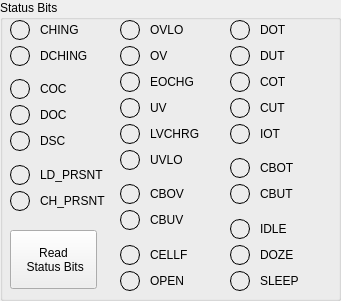
    <widget class="QGroupBox" name="groupBox_8">
     <property name="geometry">
      <rect>
       <x>760</x>
       <y>410</y>
       <width>341</width>
       <height>301</height>
      </rect>
     </property>
     <property name="sizePolicy">
      <sizepolicy hsizetype="Fixed" vsizetype="Fixed">
       <horstretch>0</horstretch>
       <verstretch>0</verstretch>
      </sizepolicy>
     </property>
     <property name="title">
      <string>Status Bits</string>
     </property>
     <widget class="QWidget" name="layoutWidget_3">
      <property name="geometry">
       <rect>
        <x>10</x>
        <y>20</y>
        <width>101</width>
        <height>191</height>
       </rect>
      </property>
      <layout class="QGridLayout" name="gridLayout_28">
       <property name="sizeConstraint">
        <enum>QLayout::SetNoConstraint</enum>
       </property>
       <property name="horizontalSpacing">
        <number>10</number>
       </property>
       <item row="0" column="1">
        <widget class="QLabel" name="label_158">
         <property name="text">
          <string>CHING</string>
         </property>
        </widget>
       </item>
       <item row="5" column="1">
        <widget class="QLabel" name="label_160">
         <property name="text">
          <string>DSC</string>
         </property>
        </widget>
       </item>
       <item row="1" column="1">
        <widget class="QLabel" name="label_157">
         <property name="text">
          <string>DCHING</string>
         </property>
        </widget>
       </item>
       <item row="3" column="0">
        <widget class="QLabel" name="bitCOClabel">
         <property name="sizePolicy">
          <sizepolicy hsizetype="Fixed" vsizetype="Fixed">
           <horstretch>0</horstretch>
           <verstretch>0</verstretch>
          </sizepolicy>
         </property>
         <property name="minimumSize">
          <size>
           <width>20</width>
           <height>20</height>
          </size>
         </property>
         <property name="styleSheet">
          <string notr="true">border-width: 1px;
border-style: solid;
border-radius: 10px;
 
</string>
         </property>
         <property name="frameShape">
          <enum>QFrame::NoFrame</enum>
         </property>
         <property name="text">
          <string>&lt;html&gt;&lt;head/&gt;&lt;body&gt;&lt;p&gt;&lt;br/&gt;&lt;/p&gt;&lt;/body&gt;&lt;/html&gt;</string>
         </property>
        </widget>
       </item>
       <item row="7" column="1">
        <widget class="QLabel" name="label_161">
         <property name="text">
          <string>LD_PRSNT</string>
         </property>
        </widget>
       </item>
       <item row="0" column="0" alignment="Qt::AlignHCenter|Qt::AlignVCenter">
        <widget class="QLabel" name="bitCHINGlabel">
         <property name="sizePolicy">
          <sizepolicy hsizetype="Fixed" vsizetype="Fixed">
           <horstretch>0</horstretch>
           <verstretch>0</verstretch>
          </sizepolicy>
         </property>
         <property name="minimumSize">
          <size>
           <width>20</width>
           <height>20</height>
          </size>
         </property>
         <property name="styleSheet">
          <string notr="true">border-width: 1px;
border-style: solid;
border-radius: 10px;
 
</string>
         </property>
         <property name="frameShape">
          <enum>QFrame::NoFrame</enum>
         </property>
         <property name="text">
          <string>&lt;html&gt;&lt;head/&gt;&lt;body&gt;&lt;p&gt;&lt;br/&gt;&lt;/p&gt;&lt;/body&gt;&lt;/html&gt;</string>
         </property>
        </widget>
       </item>
       <item row="4" column="1">
        <widget class="QLabel" name="label_159">
         <property name="text">
          <string>DOC</string>
         </property>
        </widget>
       </item>
       <item row="3" column="1">
        <widget class="QLabel" name="label_154">
         <property name="text">
          <string>COC</string>
         </property>
        </widget>
       </item>
       <item row="4" column="0">
        <widget class="QLabel" name="bitDOClabel">
         <property name="sizePolicy">
          <sizepolicy hsizetype="Fixed" vsizetype="Fixed">
           <horstretch>0</horstretch>
           <verstretch>0</verstretch>
          </sizepolicy>
         </property>
         <property name="minimumSize">
          <size>
           <width>20</width>
           <height>20</height>
          </size>
         </property>
         <property name="styleSheet">
          <string notr="true">border-width: 1px;
border-style: solid;
border-radius: 10px;
 
</string>
         </property>
         <property name="frameShape">
          <enum>QFrame::NoFrame</enum>
         </property>
         <property name="text">
          <string>&lt;html&gt;&lt;head/&gt;&lt;body&gt;&lt;p&gt;&lt;br/&gt;&lt;/p&gt;&lt;/body&gt;&lt;/html&gt;</string>
         </property>
        </widget>
       </item>
       <item row="5" column="0">
        <widget class="QLabel" name="bitDSClabel">
         <property name="sizePolicy">
          <sizepolicy hsizetype="Fixed" vsizetype="Fixed">
           <horstretch>0</horstretch>
           <verstretch>0</verstretch>
          </sizepolicy>
         </property>
         <property name="minimumSize">
          <size>
           <width>20</width>
           <height>20</height>
          </size>
         </property>
         <property name="styleSheet">
          <string notr="true">border-width: 1px;
border-style: solid;
border-radius: 10px;
 
</string>
         </property>
         <property name="frameShape">
          <enum>QFrame::NoFrame</enum>
         </property>
         <property name="text">
          <string>&lt;html&gt;&lt;head/&gt;&lt;body&gt;&lt;p&gt;&lt;br/&gt;&lt;/p&gt;&lt;/body&gt;&lt;/html&gt;</string>
         </property>
        </widget>
       </item>
       <item row="7" column="0">
        <widget class="QLabel" name="bitLDPRSNTlabel">
         <property name="sizePolicy">
          <sizepolicy hsizetype="Fixed" vsizetype="Fixed">
           <horstretch>0</horstretch>
           <verstretch>0</verstretch>
          </sizepolicy>
         </property>
         <property name="minimumSize">
          <size>
           <width>20</width>
           <height>20</height>
          </size>
         </property>
         <property name="styleSheet">
          <string notr="true">border-width: 1px;
border-style: solid;
border-radius: 10px;
 
</string>
         </property>
         <property name="frameShape">
          <enum>QFrame::NoFrame</enum>
         </property>
         <property name="text">
          <string>&lt;html&gt;&lt;head/&gt;&lt;body&gt;&lt;p&gt;&lt;br/&gt;&lt;/p&gt;&lt;/body&gt;&lt;/html&gt;</string>
         </property>
        </widget>
       </item>
       <item row="1" column="0" alignment="Qt::AlignHCenter|Qt::AlignVCenter">
        <widget class="QLabel" name="bitDCHINGlabel">
         <property name="sizePolicy">
          <sizepolicy hsizetype="Fixed" vsizetype="Fixed">
           <horstretch>0</horstretch>
           <verstretch>0</verstretch>
          </sizepolicy>
         </property>
         <property name="minimumSize">
          <size>
           <width>20</width>
           <height>20</height>
          </size>
         </property>
         <property name="styleSheet">
          <string notr="true">border-width: 1px;
border-style: solid;
border-radius: 10px;
 
</string>
         </property>
         <property name="frameShape">
          <enum>QFrame::NoFrame</enum>
         </property>
         <property name="text">
          <string>&lt;html&gt;&lt;head/&gt;&lt;body&gt;&lt;p&gt;&lt;br/&gt;&lt;/p&gt;&lt;/body&gt;&lt;/html&gt;</string>
         </property>
        </widget>
       </item>
       <item row="6" column="0">
        <spacer name="verticalSpacer_2">
         <property name="orientation">
          <enum>Qt::Vertical</enum>
         </property>
         <property name="sizeHint" stdset="0">
          <size>
           <width>20</width>
           <height>20</height>
          </size>
         </property>
        </spacer>
       </item>
       <item row="2" column="0">
        <spacer name="verticalSpacer">
         <property name="orientation">
          <enum>Qt::Vertical</enum>
         </property>
         <property name="sizeHint" stdset="0">
          <size>
           <width>20</width>
           <height>20</height>
          </size>
         </property>
        </spacer>
       </item>
       <item row="8" column="0">
        <widget class="QLabel" name="bitCHPRSNTlabel">
         <property name="sizePolicy">
          <sizepolicy hsizetype="Fixed" vsizetype="Fixed">
           <horstretch>0</horstretch>
           <verstretch>0</verstretch>
          </sizepolicy>
         </property>
         <property name="minimumSize">
          <size>
           <width>20</width>
           <height>20</height>
          </size>
         </property>
         <property name="styleSheet">
          <string notr="true">border-width: 1px;
border-style: solid;
border-radius: 10px;
 
</string>
         </property>
         <property name="frameShape">
          <enum>QFrame::NoFrame</enum>
         </property>
         <property name="text">
          <string>&lt;html&gt;&lt;head/&gt;&lt;body&gt;&lt;p&gt;&lt;br/&gt;&lt;/p&gt;&lt;/body&gt;&lt;/html&gt;</string>
         </property>
        </widget>
       </item>
       <item row="8" column="1">
        <widget class="QLabel" name="label_162">
         <property name="text">
          <string>CH_PRSNT</string>
         </property>
        </widget>
       </item>
      </layout>
     </widget>
     <widget class="QWidget" name="layoutWidget_4">
      <property name="geometry">
       <rect>
        <x>120</x>
        <y>20</y>
        <width>91</width>
        <height>271</height>
       </rect>
      </property>
      <layout class="QGridLayout" name="gridLayout_29">
       <property name="sizeConstraint">
        <enum>QLayout::SetNoConstraint</enum>
       </property>
       <property name="horizontalSpacing">
        <number>10</number>
       </property>
       <item row="10" column="1">
        <widget class="QLabel" name="label_182">
         <property name="text">
          <string>CELLF</string>
         </property>
        </widget>
       </item>
       <item row="1" column="1">
        <widget class="QLabel" name="label_165">
         <property name="text">
          <string>OV</string>
         </property>
        </widget>
       </item>
       <item row="0" column="0" alignment="Qt::AlignHCenter|Qt::AlignVCenter">
        <widget class="QLabel" name="bitOVLOlabel">
         <property name="sizePolicy">
          <sizepolicy hsizetype="Fixed" vsizetype="Fixed">
           <horstretch>0</horstretch>
           <verstretch>0</verstretch>
          </sizepolicy>
         </property>
         <property name="minimumSize">
          <size>
           <width>20</width>
           <height>20</height>
          </size>
         </property>
         <property name="styleSheet">
          <string notr="true">border-width: 1px;
border-style: solid;
border-radius: 10px;
 
</string>
         </property>
         <property name="frameShape">
          <enum>QFrame::NoFrame</enum>
         </property>
         <property name="text">
          <string>&lt;html&gt;&lt;head/&gt;&lt;body&gt;&lt;p&gt;&lt;br/&gt;&lt;/p&gt;&lt;/body&gt;&lt;/html&gt;</string>
         </property>
        </widget>
       </item>
       <item row="5" column="1">
        <widget class="QLabel" name="label_167">
         <property name="text">
          <string>UVLO</string>
         </property>
        </widget>
       </item>
       <item row="8" column="0">
        <widget class="QLabel" name="bitCBUVlabel">
         <property name="sizePolicy">
          <sizepolicy hsizetype="Fixed" vsizetype="Fixed">
           <horstretch>0</horstretch>
           <verstretch>0</verstretch>
          </sizepolicy>
         </property>
         <property name="minimumSize">
          <size>
           <width>20</width>
           <height>20</height>
          </size>
         </property>
         <property name="styleSheet">
          <string notr="true">border-width: 1px;
border-style: solid;
border-radius: 10px;
 
</string>
         </property>
         <property name="frameShape">
          <enum>QFrame::NoFrame</enum>
         </property>
         <property name="text">
          <string>&lt;html&gt;&lt;head/&gt;&lt;body&gt;&lt;p&gt;&lt;br/&gt;&lt;/p&gt;&lt;/body&gt;&lt;/html&gt;</string>
         </property>
        </widget>
       </item>
       <item row="7" column="1">
        <widget class="QLabel" name="label_180">
         <property name="text">
          <string>CBOV</string>
         </property>
        </widget>
       </item>
       <item row="7" column="0">
        <widget class="QLabel" name="bitCBOVlabel">
         <property name="sizePolicy">
          <sizepolicy hsizetype="Fixed" vsizetype="Fixed">
           <horstretch>0</horstretch>
           <verstretch>0</verstretch>
          </sizepolicy>
         </property>
         <property name="minimumSize">
          <size>
           <width>20</width>
           <height>20</height>
          </size>
         </property>
         <property name="styleSheet">
          <string notr="true">border-width: 1px;
border-style: solid;
border-radius: 10px;
 
</string>
         </property>
         <property name="frameShape">
          <enum>QFrame::NoFrame</enum>
         </property>
         <property name="text">
          <string>&lt;html&gt;&lt;head/&gt;&lt;body&gt;&lt;p&gt;&lt;br/&gt;&lt;/p&gt;&lt;/body&gt;&lt;/html&gt;</string>
         </property>
        </widget>
       </item>
       <item row="10" column="0">
        <widget class="QLabel" name="bitCELLFlabel">
         <property name="sizePolicy">
          <sizepolicy hsizetype="Fixed" vsizetype="Fixed">
           <horstretch>0</horstretch>
           <verstretch>0</verstretch>
          </sizepolicy>
         </property>
         <property name="minimumSize">
          <size>
           <width>20</width>
           <height>20</height>
          </size>
         </property>
         <property name="styleSheet">
          <string notr="true">border-width: 1px;
border-style: solid;
border-radius: 10px;
 
</string>
         </property>
         <property name="frameShape">
          <enum>QFrame::NoFrame</enum>
         </property>
         <property name="text">
          <string>&lt;html&gt;&lt;head/&gt;&lt;body&gt;&lt;p&gt;&lt;br/&gt;&lt;/p&gt;&lt;/body&gt;&lt;/html&gt;</string>
         </property>
        </widget>
       </item>
       <item row="3" column="1">
        <widget class="QLabel" name="label_166">
         <property name="text">
          <string>UV</string>
         </property>
        </widget>
       </item>
       <item row="9" column="0">
        <spacer name="verticalSpacer_3">
         <property name="orientation">
          <enum>Qt::Vertical</enum>
         </property>
         <property name="sizeHint" stdset="0">
          <size>
           <width>20</width>
           <height>20</height>
          </size>
         </property>
        </spacer>
       </item>
       <item row="1" column="0" alignment="Qt::AlignHCenter|Qt::AlignVCenter">
        <widget class="QLabel" name="bitOVlabel">
         <property name="sizePolicy">
          <sizepolicy hsizetype="Fixed" vsizetype="Fixed">
           <horstretch>0</horstretch>
           <verstretch>0</verstretch>
          </sizepolicy>
         </property>
         <property name="minimumSize">
          <size>
           <width>20</width>
           <height>20</height>
          </size>
         </property>
         <property name="styleSheet">
          <string notr="true">border-width: 1px;
border-style: solid;
border-radius: 10px;
 
</string>
         </property>
         <property name="frameShape">
          <enum>QFrame::NoFrame</enum>
         </property>
         <property name="text">
          <string>&lt;html&gt;&lt;head/&gt;&lt;body&gt;&lt;p&gt;&lt;br/&gt;&lt;/p&gt;&lt;/body&gt;&lt;/html&gt;</string>
         </property>
        </widget>
       </item>
       <item row="0" column="1">
        <widget class="QLabel" name="label_163">
         <property name="text">
          <string>OVLO</string>
         </property>
        </widget>
       </item>
       <item row="2" column="0">
        <widget class="QLabel" name="bitEOCHGlabel">
         <property name="sizePolicy">
          <sizepolicy hsizetype="Fixed" vsizetype="Fixed">
           <horstretch>0</horstretch>
           <verstretch>0</verstretch>
          </sizepolicy>
         </property>
         <property name="minimumSize">
          <size>
           <width>20</width>
           <height>20</height>
          </size>
         </property>
         <property name="styleSheet">
          <string notr="true">border-width: 1px;
border-style: solid;
border-radius: 10px;
 
</string>
         </property>
         <property name="frameShape">
          <enum>QFrame::NoFrame</enum>
         </property>
         <property name="text">
          <string>&lt;html&gt;&lt;head/&gt;&lt;body&gt;&lt;p&gt;&lt;br/&gt;&lt;/p&gt;&lt;/body&gt;&lt;/html&gt;</string>
         </property>
        </widget>
       </item>
       <item row="4" column="0">
        <widget class="QLabel" name="bitLVCHRGlabel">
         <property name="sizePolicy">
          <sizepolicy hsizetype="Fixed" vsizetype="Fixed">
           <horstretch>0</horstretch>
           <verstretch>0</verstretch>
          </sizepolicy>
         </property>
         <property name="minimumSize">
          <size>
           <width>20</width>
           <height>20</height>
          </size>
         </property>
         <property name="styleSheet">
          <string notr="true">border-width: 1px;
border-style: solid;
border-radius: 10px;
 
</string>
         </property>
         <property name="frameShape">
          <enum>QFrame::NoFrame</enum>
         </property>
         <property name="text">
          <string>&lt;html&gt;&lt;head/&gt;&lt;body&gt;&lt;p&gt;&lt;br/&gt;&lt;/p&gt;&lt;/body&gt;&lt;/html&gt;</string>
         </property>
        </widget>
       </item>
       <item row="2" column="1">
        <widget class="QLabel" name="label_155">
         <property name="text">
          <string>EOCHG</string>
         </property>
        </widget>
       </item>
       <item row="3" column="0">
        <widget class="QLabel" name="bitUVlabel">
         <property name="sizePolicy">
          <sizepolicy hsizetype="Fixed" vsizetype="Fixed">
           <horstretch>0</horstretch>
           <verstretch>0</verstretch>
          </sizepolicy>
         </property>
         <property name="minimumSize">
          <size>
           <width>20</width>
           <height>20</height>
          </size>
         </property>
         <property name="styleSheet">
          <string notr="true">border-width: 1px;
border-style: solid;
border-radius: 10px;
 
</string>
         </property>
         <property name="frameShape">
          <enum>QFrame::NoFrame</enum>
         </property>
         <property name="text">
          <string>&lt;html&gt;&lt;head/&gt;&lt;body&gt;&lt;p&gt;&lt;br/&gt;&lt;/p&gt;&lt;/body&gt;&lt;/html&gt;</string>
         </property>
        </widget>
       </item>
       <item row="4" column="1">
        <widget class="QLabel" name="label_164">
         <property name="text">
          <string>LVCHRG</string>
         </property>
        </widget>
       </item>
       <item row="8" column="1">
        <widget class="QLabel" name="label_181">
         <property name="text">
          <string>CBUV</string>
         </property>
        </widget>
       </item>
       <item row="6" column="0">
        <spacer name="verticalSpacer_4">
         <property name="orientation">
          <enum>Qt::Vertical</enum>
         </property>
         <property name="sizeHint" stdset="0">
          <size>
           <width>20</width>
           <height>20</height>
          </size>
         </property>
        </spacer>
       </item>
       <item row="5" column="0">
        <widget class="QLabel" name="bitUVLOlabel">
         <property name="sizePolicy">
          <sizepolicy hsizetype="Fixed" vsizetype="Fixed">
           <horstretch>0</horstretch>
           <verstretch>0</verstretch>
          </sizepolicy>
         </property>
         <property name="minimumSize">
          <size>
           <width>20</width>
           <height>20</height>
          </size>
         </property>
         <property name="styleSheet">
          <string notr="true">border-width: 1px;
border-style: solid;
border-radius: 10px;
 
</string>
         </property>
         <property name="frameShape">
          <enum>QFrame::NoFrame</enum>
         </property>
         <property name="text">
          <string>&lt;html&gt;&lt;head/&gt;&lt;body&gt;&lt;p&gt;&lt;br/&gt;&lt;/p&gt;&lt;/body&gt;&lt;/html&gt;</string>
         </property>
        </widget>
       </item>
       <item row="11" column="0">
        <widget class="QLabel" name="bitOPENlabel">
         <property name="sizePolicy">
          <sizepolicy hsizetype="Fixed" vsizetype="Fixed">
           <horstretch>0</horstretch>
           <verstretch>0</verstretch>
          </sizepolicy>
         </property>
         <property name="minimumSize">
          <size>
           <width>20</width>
           <height>20</height>
          </size>
         </property>
         <property name="styleSheet">
          <string notr="true">border-width: 1px;
border-style: solid;
border-radius: 10px;
 
</string>
         </property>
         <property name="frameShape">
          <enum>QFrame::NoFrame</enum>
         </property>
         <property name="text">
          <string>&lt;html&gt;&lt;head/&gt;&lt;body&gt;&lt;p&gt;&lt;br/&gt;&lt;/p&gt;&lt;/body&gt;&lt;/html&gt;</string>
         </property>
        </widget>
       </item>
       <item row="11" column="1">
        <widget class="QLabel" name="label_183">
         <property name="text">
          <string>OPEN</string>
         </property>
        </widget>
       </item>
      </layout>
     </widget>
     <widget class="QWidget" name="layoutWidget_7">
      <property name="geometry">
       <rect>
        <x>230</x>
        <y>20</y>
        <width>91</width>
        <height>271</height>
       </rect>
      </property>
      <layout class="QGridLayout" name="gridLayout_32">
       <property name="sizeConstraint">
        <enum>QLayout::SetNoConstraint</enum>
       </property>
       <property name="horizontalSpacing">
        <number>10</number>
       </property>
       <item row="10" column="0">
        <widget class="QLabel" name="bitDOZElabel">
         <property name="sizePolicy">
          <sizepolicy hsizetype="Fixed" vsizetype="Fixed">
           <horstretch>0</horstretch>
           <verstretch>0</verstretch>
          </sizepolicy>
         </property>
         <property name="minimumSize">
          <size>
           <width>20</width>
           <height>20</height>
          </size>
         </property>
         <property name="styleSheet">
          <string notr="true">border-width: 1px;
border-style: solid;
border-radius: 10px;
 
</string>
         </property>
         <property name="frameShape">
          <enum>QFrame::NoFrame</enum>
         </property>
         <property name="text">
          <string>&lt;html&gt;&lt;head/&gt;&lt;body&gt;&lt;p&gt;&lt;br/&gt;&lt;/p&gt;&lt;/body&gt;&lt;/html&gt;</string>
         </property>
        </widget>
       </item>
       <item row="1" column="1">
        <widget class="QLabel" name="label_184">
         <property name="text">
          <string>DUT</string>
         </property>
        </widget>
       </item>
       <item row="3" column="0">
        <widget class="QLabel" name="bitCUTlabel">
         <property name="sizePolicy">
          <sizepolicy hsizetype="Fixed" vsizetype="Fixed">
           <horstretch>0</horstretch>
           <verstretch>0</verstretch>
          </sizepolicy>
         </property>
         <property name="minimumSize">
          <size>
           <width>20</width>
           <height>20</height>
          </size>
         </property>
         <property name="styleSheet">
          <string notr="true">border-width: 1px;
border-style: solid;
border-radius: 10px;
 
</string>
         </property>
         <property name="frameShape">
          <enum>QFrame::NoFrame</enum>
         </property>
         <property name="text">
          <string>&lt;html&gt;&lt;head/&gt;&lt;body&gt;&lt;p&gt;&lt;br/&gt;&lt;/p&gt;&lt;/body&gt;&lt;/html&gt;</string>
         </property>
        </widget>
       </item>
       <item row="9" column="0">
        <widget class="QLabel" name="bitIDLElabel">
         <property name="sizePolicy">
          <sizepolicy hsizetype="Fixed" vsizetype="Fixed">
           <horstretch>0</horstretch>
           <verstretch>0</verstretch>
          </sizepolicy>
         </property>
         <property name="minimumSize">
          <size>
           <width>20</width>
           <height>20</height>
          </size>
         </property>
         <property name="styleSheet">
          <string notr="true">border-width: 1px;
border-style: solid;
border-radius: 10px;
 
</string>
         </property>
         <property name="frameShape">
          <enum>QFrame::NoFrame</enum>
         </property>
         <property name="text">
          <string>&lt;html&gt;&lt;head/&gt;&lt;body&gt;&lt;p&gt;&lt;br/&gt;&lt;/p&gt;&lt;/body&gt;&lt;/html&gt;</string>
         </property>
        </widget>
       </item>
       <item row="10" column="1">
        <widget class="QLabel" name="label_188">
         <property name="text">
          <string>DOZE</string>
         </property>
        </widget>
       </item>
       <item row="8" column="0">
        <spacer name="verticalSpacer_10">
         <property name="orientation">
          <enum>Qt::Vertical</enum>
         </property>
         <property name="sizeHint" stdset="0">
          <size>
           <width>20</width>
           <height>40</height>
          </size>
         </property>
        </spacer>
       </item>
       <item row="0" column="0" alignment="Qt::AlignHCenter|Qt::AlignVCenter">
        <widget class="QLabel" name="bitDOTlabel">
         <property name="sizePolicy">
          <sizepolicy hsizetype="Fixed" vsizetype="Fixed">
           <horstretch>0</horstretch>
           <verstretch>0</verstretch>
          </sizepolicy>
         </property>
         <property name="minimumSize">
          <size>
           <width>20</width>
           <height>20</height>
          </size>
         </property>
         <property name="styleSheet">
          <string notr="true">border-width: 1px;
border-style: solid;
border-radius: 10px;
 
</string>
         </property>
         <property name="frameShape">
          <enum>QFrame::NoFrame</enum>
         </property>
         <property name="text">
          <string>&lt;html&gt;&lt;head/&gt;&lt;body&gt;&lt;p&gt;&lt;br/&gt;&lt;/p&gt;&lt;/body&gt;&lt;/html&gt;</string>
         </property>
        </widget>
       </item>
       <item row="1" column="0" alignment="Qt::AlignHCenter|Qt::AlignVCenter">
        <widget class="QLabel" name="bitDUTlabel">
         <property name="sizePolicy">
          <sizepolicy hsizetype="Fixed" vsizetype="Fixed">
           <horstretch>0</horstretch>
           <verstretch>0</verstretch>
          </sizepolicy>
         </property>
         <property name="minimumSize">
          <size>
           <width>20</width>
           <height>20</height>
          </size>
         </property>
         <property name="styleSheet">
          <string notr="true">border-width: 1px;
border-style: solid;
border-radius: 10px;
 
</string>
         </property>
         <property name="frameShape">
          <enum>QFrame::NoFrame</enum>
         </property>
         <property name="text">
          <string>&lt;html&gt;&lt;head/&gt;&lt;body&gt;&lt;p&gt;&lt;br/&gt;&lt;/p&gt;&lt;/body&gt;&lt;/html&gt;</string>
         </property>
        </widget>
       </item>
       <item row="7" column="0">
        <widget class="QLabel" name="bitCBUTlabel">
         <property name="sizePolicy">
          <sizepolicy hsizetype="Fixed" vsizetype="Fixed">
           <horstretch>0</horstretch>
           <verstretch>0</verstretch>
          </sizepolicy>
         </property>
         <property name="minimumSize">
          <size>
           <width>20</width>
           <height>20</height>
          </size>
         </property>
         <property name="styleSheet">
          <string notr="true">border-width: 1px;
border-style: solid;
border-radius: 10px;
 
</string>
         </property>
         <property name="frameShape">
          <enum>QFrame::NoFrame</enum>
         </property>
         <property name="text">
          <string>&lt;html&gt;&lt;head/&gt;&lt;body&gt;&lt;p&gt;&lt;br/&gt;&lt;/p&gt;&lt;/body&gt;&lt;/html&gt;</string>
         </property>
        </widget>
       </item>
       <item row="9" column="1">
        <widget class="QLabel" name="label_191">
         <property name="text">
          <string>IDLE</string>
         </property>
        </widget>
       </item>
       <item row="5" column="0">
        <spacer name="verticalSpacer_9">
         <property name="orientation">
          <enum>Qt::Vertical</enum>
         </property>
         <property name="sizeHint" stdset="0">
          <size>
           <width>20</width>
           <height>40</height>
          </size>
         </property>
        </spacer>
       </item>
       <item row="0" column="1">
        <widget class="QLabel" name="label_187">
         <property name="text">
          <string>DOT</string>
         </property>
        </widget>
       </item>
       <item row="7" column="1">
        <widget class="QLabel" name="label_186">
         <property name="text">
          <string>CBUT</string>
         </property>
        </widget>
       </item>
       <item row="2" column="0">
        <widget class="QLabel" name="bitCOTlabel">
         <property name="sizePolicy">
          <sizepolicy hsizetype="Fixed" vsizetype="Fixed">
           <horstretch>0</horstretch>
           <verstretch>0</verstretch>
          </sizepolicy>
         </property>
         <property name="minimumSize">
          <size>
           <width>20</width>
           <height>20</height>
          </size>
         </property>
         <property name="styleSheet">
          <string notr="true">border-width: 1px;
border-style: solid;
border-radius: 10px;
 
</string>
         </property>
         <property name="frameShape">
          <enum>QFrame::NoFrame</enum>
         </property>
         <property name="text">
          <string>&lt;html&gt;&lt;head/&gt;&lt;body&gt;&lt;p&gt;&lt;br/&gt;&lt;/p&gt;&lt;/body&gt;&lt;/html&gt;</string>
         </property>
        </widget>
       </item>
       <item row="6" column="1">
        <widget class="QLabel" name="label_192">
         <property name="text">
          <string>CBOT</string>
         </property>
        </widget>
       </item>
       <item row="3" column="1">
        <widget class="QLabel" name="label_185">
         <property name="text">
          <string>CUT</string>
         </property>
        </widget>
       </item>
       <item row="4" column="0">
        <widget class="QLabel" name="bitIOTlabel">
         <property name="sizePolicy">
          <sizepolicy hsizetype="Fixed" vsizetype="Fixed">
           <horstretch>0</horstretch>
           <verstretch>0</verstretch>
          </sizepolicy>
         </property>
         <property name="minimumSize">
          <size>
           <width>20</width>
           <height>20</height>
          </size>
         </property>
         <property name="styleSheet">
          <string notr="true">border-width: 1px;
border-style: solid;
border-radius: 10px;
 
</string>
         </property>
         <property name="frameShape">
          <enum>QFrame::NoFrame</enum>
         </property>
         <property name="text">
          <string>&lt;html&gt;&lt;head/&gt;&lt;body&gt;&lt;p&gt;&lt;br/&gt;&lt;/p&gt;&lt;/body&gt;&lt;/html&gt;</string>
         </property>
        </widget>
       </item>
       <item row="4" column="1">
        <widget class="QLabel" name="label_194">
         <property name="text">
          <string>IOT</string>
         </property>
        </widget>
       </item>
       <item row="6" column="0">
        <widget class="QLabel" name="bitCBOTlabel">
         <property name="sizePolicy">
          <sizepolicy hsizetype="Fixed" vsizetype="Fixed">
           <horstretch>0</horstretch>
           <verstretch>0</verstretch>
          </sizepolicy>
         </property>
         <property name="minimumSize">
          <size>
           <width>20</width>
           <height>20</height>
          </size>
         </property>
         <property name="styleSheet">
          <string notr="true">border-width: 1px;
border-style: solid;
border-radius: 10px;
 
</string>
         </property>
         <property name="frameShape">
          <enum>QFrame::NoFrame</enum>
         </property>
         <property name="text">
          <string>&lt;html&gt;&lt;head/&gt;&lt;body&gt;&lt;p&gt;&lt;br/&gt;&lt;/p&gt;&lt;/body&gt;&lt;/html&gt;</string>
         </property>
        </widget>
       </item>
       <item row="2" column="1">
        <widget class="QLabel" name="label_189">
         <property name="text">
          <string>COT</string>
         </property>
        </widget>
       </item>
       <item row="11" column="0">
        <widget class="QLabel" name="bitSLEEPlabel">
         <property name="sizePolicy">
          <sizepolicy hsizetype="Fixed" vsizetype="Fixed">
           <horstretch>0</horstretch>
           <verstretch>0</verstretch>
          </sizepolicy>
         </property>
         <property name="minimumSize">
          <size>
           <width>20</width>
           <height>20</height>
          </size>
         </property>
         <property name="styleSheet">
          <string notr="true">border-width: 1px;
border-style: solid;
border-radius: 10px;
 
</string>
         </property>
         <property name="frameShape">
          <enum>QFrame::NoFrame</enum>
         </property>
         <property name="text">
          <string>&lt;html&gt;&lt;head/&gt;&lt;body&gt;&lt;p&gt;&lt;br/&gt;&lt;/p&gt;&lt;/body&gt;&lt;/html&gt;</string>
         </property>
        </widget>
       </item>
       <item row="11" column="1">
        <widget class="QLabel" name="label_196">
         <property name="text">
          <string>SLEEP</string>
         </property>
        </widget>
       </item>
      </layout>
     </widget>
     <widget class="QPushButton" name="pushButton_3">
      <property name="geometry">
       <rect>
        <x>10</x>
        <y>230</y>
        <width>87</width>
        <height>59</height>
       </rect>
      </property>
      <property name="sizePolicy">
       <sizepolicy hsizetype="Minimum" vsizetype="Expanding">
        <horstretch>0</horstretch>
        <verstretch>0</verstretch>
       </sizepolicy>
      </property>
      <property name="font">
       <font>
        <kerning>true</kerning>
       </font>
      </property>
      <property name="autoFillBackground">
       <bool>false</bool>
      </property>
      <property name="text">
       <string>Read 
 Status Bits</string>
      </property>
      <property name="checkable">
       <bool>false</bool>
      </property>
     </widget>
    </widget>
